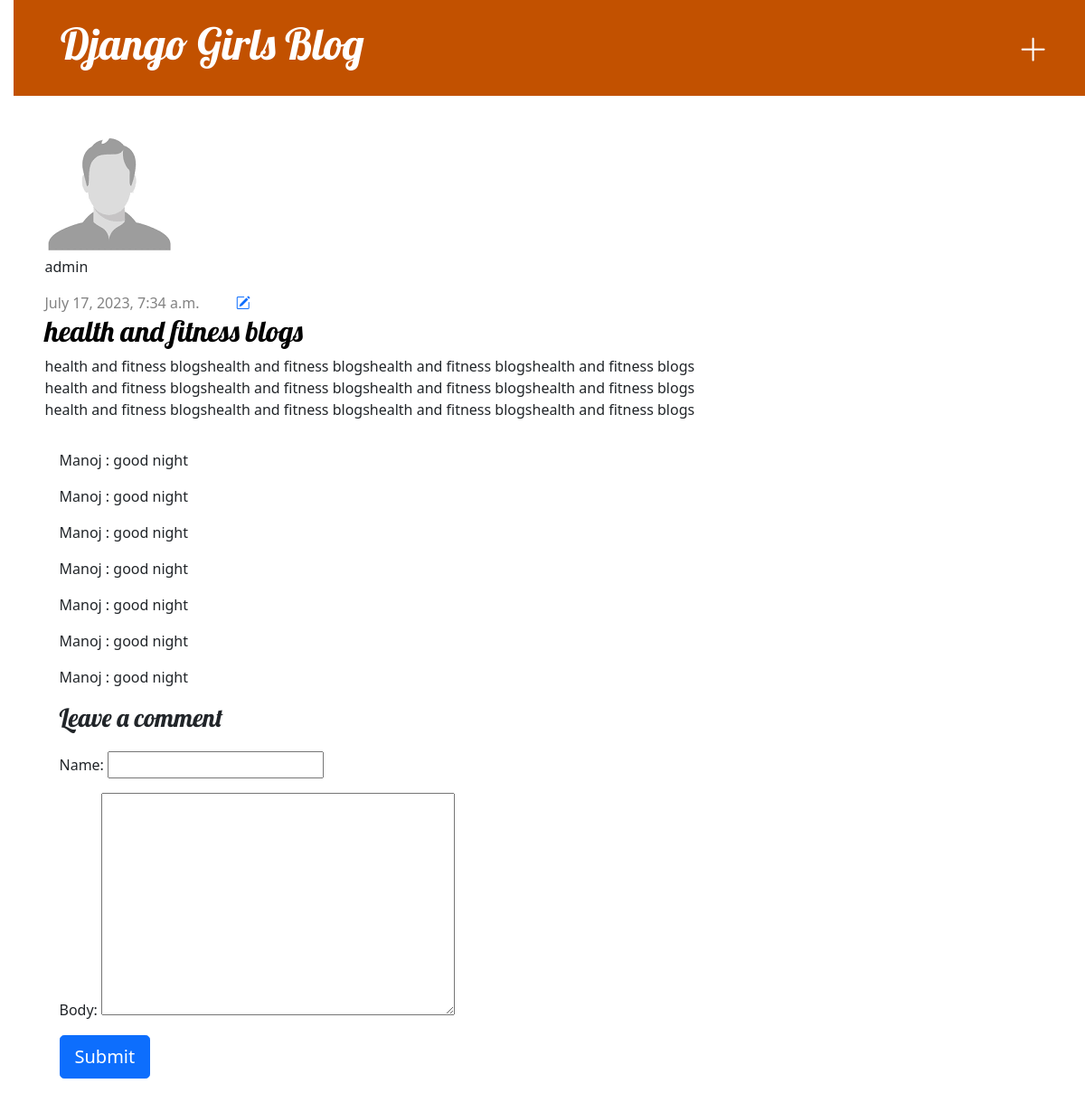
/post/health-and-fitness-blogs/, run on the app's committed database.
### djangogirls/models.py (models this page shows, shortened)
class Post(models.Model):
    author = models.ForeignKey(settings.AUTH_USER_MODEL, on_delete=models.CASCADE)
    slug = models.SlugField(max_length=200, unique=True)
    title = models.CharField(max_length=200)
    text = models.TextField()
    image = models.ImageField(upload_to = 'postimg/', blank=True)
    category = models.ForeignKey(Category, null=True, on_delete=models.SET_NULL)
    tags = models.ManyToManyField(Tags)
    created_date = models.DateTimeField(default=timezone.now)
    published_date = models.DateTimeField(auto_now_add = True)

class User(AbstractUser):
    GENDER_CHOICES = (
        ('M', 'Male'),
        ('F', 'Female'),
    )
    STATE_CHOICES = (
        ("rajasthan", "rajasthan"),
        ("punjab", "punjab"),
        ("uttarpradesh", "uttarpradesh"),
    )
    username = models.CharField(max_length = 50, blank = True, null = True, unique = True)
    email = models.EmailField(_('email address'), unique = True)
    user_profile = models.ImageField(upload_to='avatar', blank=True, null=True)
    city = models.CharField(max_length=200)
    gender = models.CharField(max_length=200, choices = GENDER_CHOICES, default='')
    state = models.CharField(max_length=200, choices = STATE_CHOICES, default='')
    dob = models.DateField(null=True, blank=True)
    country = models.CharField(max_length=200)
    zip_code = models.IntegerField(null = True)
    phone_no = models.CharField(max_length = 10)
    USERNAME_FIELD = 'email'
    REQUIRED_FIELDS = ['username', 'first_name']

class Comment(models.Model):
    post = models.ForeignKey(Post, on_delete=models.CASCADE, related_name='comments')
    name = models.CharField(max_length=80)
    body = models.TextField()
    created_on = models.DateTimeField(auto_now_add=True)
    active = models.BooleanField(default=False)

### djangogirls/views.py (the view)
# urls.py: path('post/<str:slug>/', post_detail, name='post_detail'),
def post_detail(request, slug):
    post = get_object_or_404(Post, slug=slug)
    comments = post.comments.filter(active=False)
    print('comments manoj', comments)
    if request.method == 'POST':
        comment_form  = CommentForm(request.POST)
        if comment_form.is_valid():
            new_comment = comment_form.save(commit=False)
            print('new_comment',new_comment)
            new_comment.post = post
            new_comment.save()
            return render(request, 'djangogirls/post_detail.html', {'post': post, 'comment_form':comment_form, 'comments':comments})
    else:
        comment_form = CommentForm()
        return render(request, 'djangogirls/post_detail.html', {'post': post, 'comment_form':comment_form, 'comments':comments})

### djangogirls/forms.py
class CommentForm(forms.ModelForm):
    class Meta:
        model = Comment
        fields = ('name', 'body')

### djangogirls/templates/djangogirls/post_detail.html (shortened to what this page needs)
{% extends 'djangogirls/base.html' %}
{% load static %}
{% block content %}
<article class="post">
    <img src="{{post.image.url}}" alt="pic">
    <p>{{post.author.first_name}}</p>
    <time class="date">
        {{ post.published_date }} &ensp;&ensp;&ensp;&ensp; <a href="{% url 'post_edit' slug=post.slug %}"><i
                class="bi bi-pencil-square"></i></a>
    </time>
    <h2><a href="">{{ post.title }}</a></h2>
    <p>{{ post.text|linebreaksbr }}</p>
</article>
<div class="card-body">
    {% for comment in comments %}
        <p>{{comment.name}} : <span>{{comment.body}}</span></p>
    {% endfor %}
    {% if new_comment %}
    <div class="alert alert-success" role="alert">
        Your comment is awaiting moderation
    </div>
    {% else %}
    <h3>Leave a comment</h3>
    <form method="post" style="margin-top: 1.3em;">
        {{ comment_form.as_p }}
        <button type="submit" class="btn btn-primary  btn-lg">Submit</button>
    </form>
    {% endif %}
</div>
{% endblock %}

### djangogirls/static/css/djangogirls.css (style rules this page uses)
body { padding-left: 15px; }
article h2 a { text-decoration: none; color: #000000; }
h1, h2, h3, h4 { font-family: 'Lobster', cursive; }
.date { color: #828282; }

### data on the page
Post: image (picture), author.first_name "admin", published_date "July 17, 2023, 7:34 a.m.", title "health and fitness blogs", text "health and fitness blogshealth and fitness blogshealth and fitness blogshealth and fitness blogs health and fitness blogshealth and fitness blogshealth and fitness blogshealth and fitness blogs health and fitness blogshealth and fitness blogshealth and fitness blogshealth and fitness blogs"
Comment: name "Manoj", body "good night"
Comment: name "Manoj", body "good night"
Comment: name "Manoj", body "good night"
Comment: name "Manoj", body "good night"
Comment: name "Manoj", body "good night"
Comment: name "Manoj", body "good night"
Comment: name "Manoj", body "good night"
